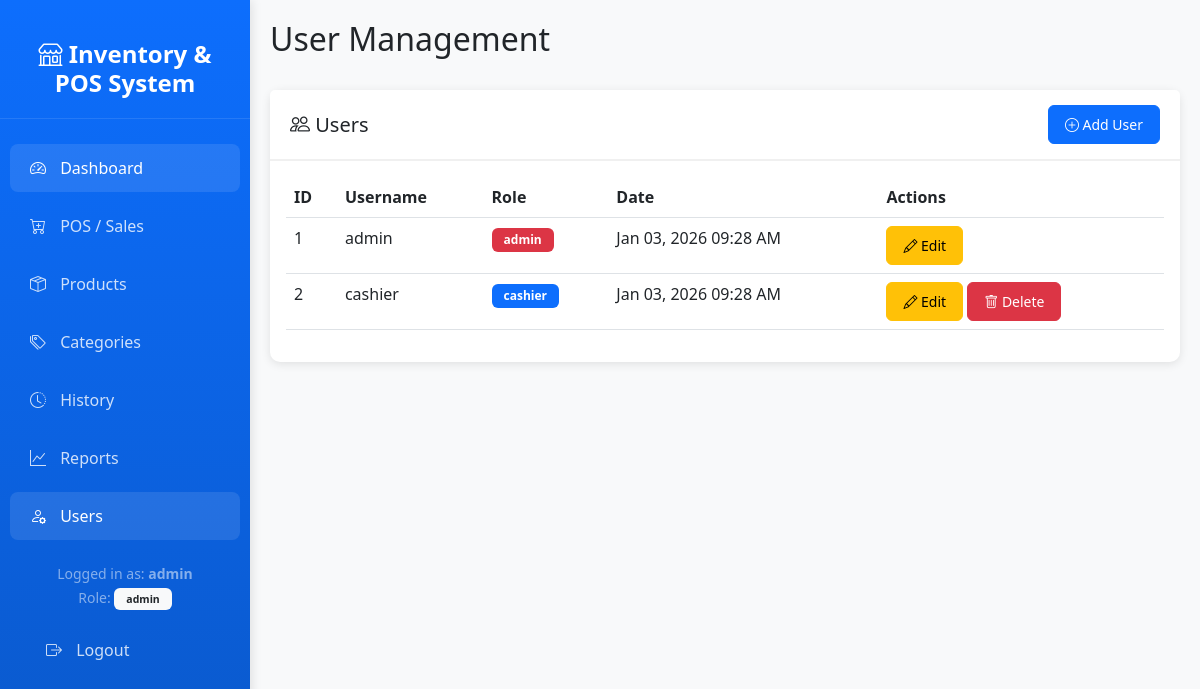
Screenshot of /users/index.php (signed in) with the database file from the repository.
### tables this page shows
CREATE TABLE IF NOT EXISTS users (
    user_id INT AUTO_INCREMENT PRIMARY KEY,
    username VARCHAR(50) UNIQUE NOT NULL,
    password VARCHAR(255) NOT NULL,
    role ENUM('admin', 'cashier') NOT NULL DEFAULT 'cashier',
    created_at TIMESTAMP DEFAULT CURRENT_TIMESTAMP
);

### config.php (called while the page is built, shortened)
<?php
function isLoggedIn() {
    return isset($_SESSION['user_id']) && isset($_SESSION['username']);
}
function isAdmin() {
    return isLoggedIn() && $_SESSION['role'] === 'admin';
}
function escape($string) {
    return htmlspecialchars($string, ENT_QUOTES, 'UTF-8');
}
function formatDate($date) {
    return date('M d, Y h:i A', strtotime($date));
}

### users/index.php (the view, shortened to what this page needs)
<?php
require_once '../config.php';
$page_title = 'User Management';
require_once '../includes/header.php';
$pdo = getDB();
$users = [];
try {
    $stmt = $pdo->query("SELECT user_id, username, role, created_at FROM users ORDER BY user_id ASC");
    $users = $stmt->fetchAll();
} catch (PDOException $e) {
    $error = "Error loading users: " . $e->getMessage();
}
?>
<div class="card">
    <div class="card-header d-flex justify-content-between align-items-center">
        <h5 class="mb-0"><i class="bi bi-people"></i> Users</h5>
        <a href="add.php" class="btn btn-primary btn-sm">
            <i class="bi bi-plus-circle"></i> Add User
        </a>
    </div>
    <div class="card-body">
        <div class="table-responsive">
            <table class="table table-hover">
                <thead>
                    <tr>
                        <th>ID</th>
                        <th>Username</th>
                        <th>Role</th>
                        <th>Date</th>
                        <th>Actions</th>
                    </tr>
                </thead>
                <tbody>
                    <?php if (empty($users)): ?>
                    <tr>
                        <td colspan="5" class="text-center text-muted">No users found</td>
                    </tr>
                    <?php else: ?>
                    <?php foreach ($users as $user): ?>
                    <tr>
                        <td><?php echo $user['user_id']; ?></td>
                        <td><?php echo escape($user['username']); ?></td>
                        <td>
                            <span class="badge bg-<?php echo $user['role'] === 'admin' ? 'danger' : 'primary'; ?>">
                                <?php echo escape($user['role']); ?>
                            </span>
                        </td>
                        <td><?php echo formatDate($user['created_at']); ?></td>
                        <td>
                            <a href="edit.php?id=<?php echo $user['user_id']; ?>" class="btn btn-sm btn-warning">
                                <i class="bi bi-pencil"></i> Edit
                            </a>
                            <?php if ($user['user_id'] != $_SESSION['user_id']): ?>
                            <a href="delete.php?id=<?php echo $user['user_id']; ?>" class="btn btn-sm btn-danger" onclick="return confirmDelete('Are you sure you want to delete this user?')">
                                <i class="bi bi-trash"></i> Delete
                            </a>
                            <?php endif; ?>
                        </td>
                    </tr>
                    <?php endforeach; ?>
                    <?php endif; ?>
                </tbody>
            </table>
        </div>
    </div>
</div>
<?php require_once '../includes/footer.php'; ?>

### includes/header.php (shortened to what this page needs)
<!DOCTYPE html>
<html lang="en">
<head>
    <link href="https://cdn.jsdelivr.net/npm/bootstrap@5.3.0/dist/css/bootstrap.min.css" rel="stylesheet">
    <link href="https://cdn.jsdelivr.net/npm/bootstrap-icons@1.10.0/font/bootstrap-icons.css" rel="stylesheet">
</head>
<body>
    <?php if (isLoggedIn()): ?>
    <div class="sidebar">
        <div class="brand">
            <h4><i class="bi bi-shop"></i> <?php echo APP_NAME; ?></h4>
        </div>
        <nav class="nav flex-column">
            <a class="nav-link <?php echo (basename($_SERVER['PHP_SELF']) == 'index.php') ? 'active' : ''; ?>" href="<?php echo BASE_URL; ?>index.php">
                <i class="bi bi-speedometer2"></i> Dashboard
            </a>
            <a class="nav-link <?php echo (strpos($_SERVER['PHP_SELF'], 'sales') !== false) ? 'active' : ''; ?>" href="<?php echo BASE_URL; ?>sales/pos.php">
                <i class="bi bi-cart-plus"></i> POS / Sales
            </a>
            <?php if (isAdmin()): ?>
            <a class="nav-link <?php echo (strpos($_SERVER['PHP_SELF'], 'products') !== false) ? 'active' : ''; ?>" href="<?php echo BASE_URL; ?>products/index.php">
                <i class="bi bi-box-seam"></i> Products
            </a>
            <a class="nav-link <?php echo (strpos($_SERVER['PHP_SELF'], 'categories') !== false) ? 'active' : ''; ?>" href="<?php echo BASE_URL; ?>categories/index.php">
                <i class="bi bi-tags"></i> Categories
            </a>
            <a class="nav-link <?php echo (strpos($_SERVER['PHP_SELF'], 'customers') !== false) ? 'active' : ''; ?>" href="<?php echo BASE_URL; ?>customers/index.php">
                <i class="bi bi-clock-history"></i> History
            </a>
            <a class="nav-link <?php echo (strpos($_SERVER['PHP_SELF'], 'reports') !== false) ? 'active' : ''; ?>" href="<?php echo BASE_URL; ?>reports/index.php">
                <i class="bi bi-graph-up"></i> Reports
            </a>
            <a class="nav-link <?php echo (strpos($_SERVER['PHP_SELF'], 'users') !== false) ? 'active' : ''; ?>" href="<?php echo BASE_URL; ?>users/index.php">
                <i class="bi bi-person-gear"></i> Users
            </a>
            <?php endif; ?>
            <div class="mt-auto p-3">
                <div class="text-center mb-3">
                    <small class="text-white-50">Logged in as: <strong><?php echo escape($_SESSION['username']); ?></strong></small><br>
                    <small class="text-white-50">Role: <span class="badge bg-light text-dark"><?php echo escape($_SESSION['role']); ?></span></small>
                </div>
                <a class="nav-link" href="<?php echo BASE_URL; ?>auth/logout.php">
                    <i class="bi bi-box-arrow-right"></i> Logout
                </a>
            </div>
        </nav>
    </div>
    <?php endif; ?>
    <div class="main-content">
        <?php if (isLoggedIn()): ?>
        <div class="d-flex justify-content-between align-items-center mb-4">
            <h2><?php echo isset($page_title) ? escape($page_title) : 'Dashboard'; ?></h2>
        </div>
        <?php endif; ?>

### includes/footer.php (shortened to what this page needs)
    </div>
</body>
</html>

### includes/header.php (style rules this page uses)
:root { --primary-color: #0d6efd; --sidebar-width: 250px; }
body { font-family: 'Segoe UI', Tahoma, Geneva, Verdana, sans-serif; background-color: #f8f9fa; }
.sidebar { position: fixed; top: 0; left: 0; height: 100vh; width: var(--sidebar-width); background: linear-gradient(180deg, #0d6efd 0%, #0a58ca 100%); color: white; padding: 20px 0; overflow-y: auto; z-index: 1000; box-shadow: 2px 0 10px rgba(0,0,0,0.1); }
.sidebar .brand { padding: 20px; text-align: center; border-bottom: 1px solid rgba(255,255,255,0.1); margin-bottom: 20px; }
.sidebar .brand h4 { margin: 0; font-weight: 600; }
.sidebar .nav-link { color: rgba(255,255,255,0.8); padding: 12px 20px; margin: 5px 10px; border-radius: 8px; transition: all 0.3s; }
.sidebar .nav-link:hover, .sidebar .nav-link.active { background-color: rgba(255,255,255,0.1); color: white; }
.sidebar .nav-link i { width: 20px; margin-right: 10px; }
.main-content { margin-left: var(--sidebar-width); padding: 20px; min-height: 100vh; }
.card { border: none; border-radius: 10px; box-shadow: 0 2px 10px rgba(0,0,0,0.1); margin-bottom: 20px; }
.card-header { background-color: white; border-bottom: 2px solid #f0f0f0; padding: 15px 20px; font-weight: 600; }
.btn { border-radius: 6px; padding: 8px 16px; }
.table { background-color: white; }
.badge { padding: 6px 12px; border-radius: 6px; }

### rows the page displays
users: user_id "1", username "admin", role "admin", created_at "Jan 03, 2026 09:28 AM"
users: user_id "2", username "cashier", role "cashier", created_at "Jan 03, 2026 09:28 AM"

### other values shown
APP_NAME "Inventory & POS System"
$_SESSION['username'] "admin"
$_SESSION['role'] "admin"
$page_title "User Management"
